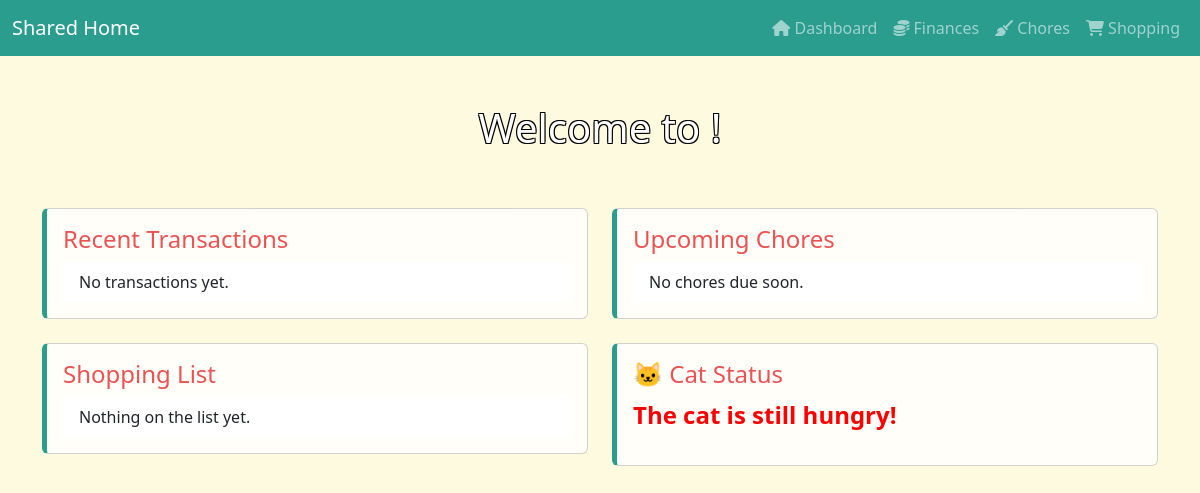
Before: / with the older database file.
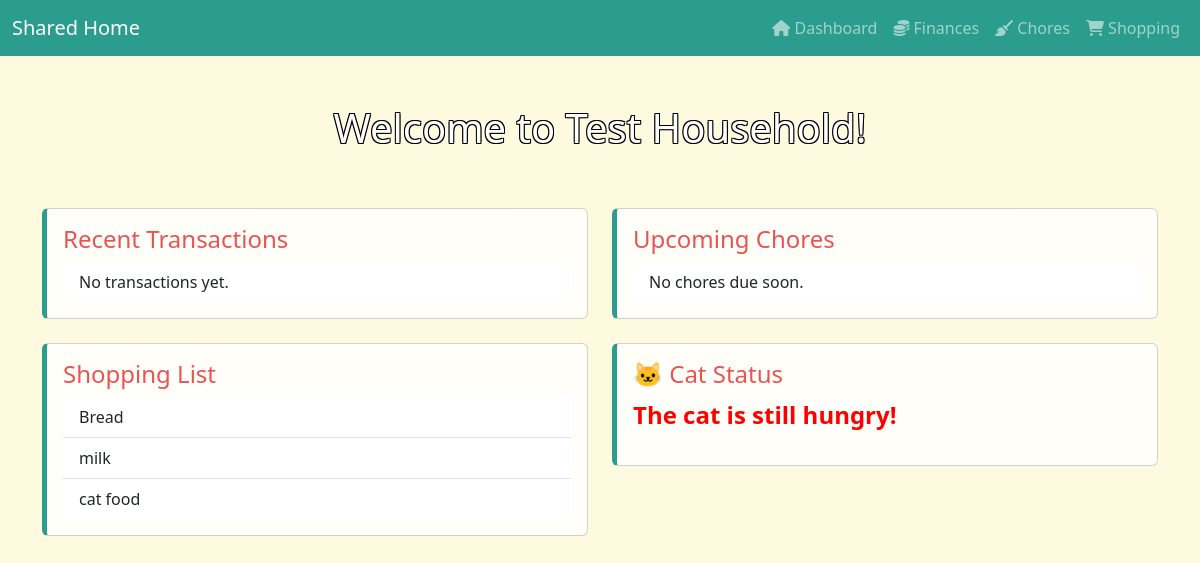
After: the same page with the newer database file.
### households/models.py (models this page shows, shortened)
class Household(models.Model):
    name = models.CharField(max_length=255)

### shopping/models.py (models this page shows, shortened)
class ShoppingItem(models.Model):
    CATEGORY_CHOICES = [
        ('food', 'Food'),
        ('pharmacy', 'Pharmacy'),
        ('clothes', 'Clothes'),
        ('hardware', 'Hardware'),
        ('other', 'Other'),
    ]
    title = models.CharField(max_length=255)
    category = models.CharField(max_length=20, choices=CATEGORY_CHOICES, default='other')
    is_urgent = models.BooleanField(default=False)
    is_bought = models.BooleanField(default=False)
    added_by = models.ForeignKey(settings.AUTH_USER_MODEL, on_delete=models.CASCADE)
    household = models.ForeignKey(Household, on_delete=models.CASCADE)
    added_at = models.DateTimeField(auto_now_add=True)

### dashboard/views.py (the view)
# urls.py: path('', views.homepage, name='dashboard'),
def homepage(request):
    household = Household.objects.first()
    chores = Chore.objects.filter(household=household)
    transactions = Transaction.objects.filter(household=household)
    shopping = ShoppingItem.objects.filter(household=household, is_bought=False)
    return render(request, 'homepage.html', {
        'chores': chores,
        'transactions': transactions,
        'shopping_list': shopping,
        'household': household,
    })

### dashboard/templates/homepage.html (shortened to what this page needs)
{% extends 'base.html' %}
{% block content %}
<div class="p-4 mb-4 text-center text-white" style="text-shadow: 1px 1px 0 black, -1px 1px 0 black, 1px -1px 0 black, -1px -1px 0 black;">
  <h1>Welcome to {{ household.name }}!</h1>
</div>
<div class="row">
  <div class="col-md-6 mb-4">
    <div class="card section-card">
      <div class="card-body">
        <h4 class="section-title">Recent Transactions</h4>
        <ul class="list-group list-group-flush">
          {% for t in transactions %}
          <li class="list-group-item">{{ t.date }} - {{ t.title }}: ${{ t.amount }}</li>
          {% empty %}<li class="list-group-item">No transactions yet.</li>{% endfor %}
        </ul>
      </div>
    </div>
  </div>
  <div class="col-md-6 mb-4">
    <div class="card section-card">
      <div class="card-body">
        <h4 class="section-title">Upcoming Chores</h4>
        <ul class="list-group list-group-flush">
          {% for chore in chores %}
          <li class="list-group-item">{{ chore.title }} - due {{ chore.due_date }}</li>
          {% empty %}<li class="list-group-item">No chores due soon.</li>{% endfor %}
        </ul>
      </div>
    </div>
  </div>
</div>
<div class="row">
  <div class="col-md-6 mb-4">
    <div class="card section-card">
      <div class="card-body">
        <h4 class="section-title">Shopping List</h4>
        <ul class="list-group list-group-flush">
          {% for item in shopping_list %}
          <li class="list-group-item">{{ item.title }}</li>
          {% empty %}<li class="list-group-item">Nothing on the list yet.</li>{% endfor %}
        </ul>
      </div>
    </div>
  </div>
  <div class="col-md-6 mb-4">
    <div class="card section-card">
      <div class="card-body">
        <h4 class="section-title">🐱 Cat Status</h4>
        <p class="fs-4">
          {% if cat_fed_today %}
          <span class="cat-fed">The cat has been fed today!</span>
          {% else %}
          <span class="cat-not-fed">The cat is still hungry!</span>
          {% endif %}
        </p>
      </div>
    </div>
  </div>
</div>
{% endblock %}

Changed rows visible on the page:
added Household: name "Test Household"
added ShoppingItem: title "Bread"
added ShoppingItem: title "milk"
added ShoppingItem: title "cat food"
Other visible differences:
text no longer shown: "Nothing on the list yet."
